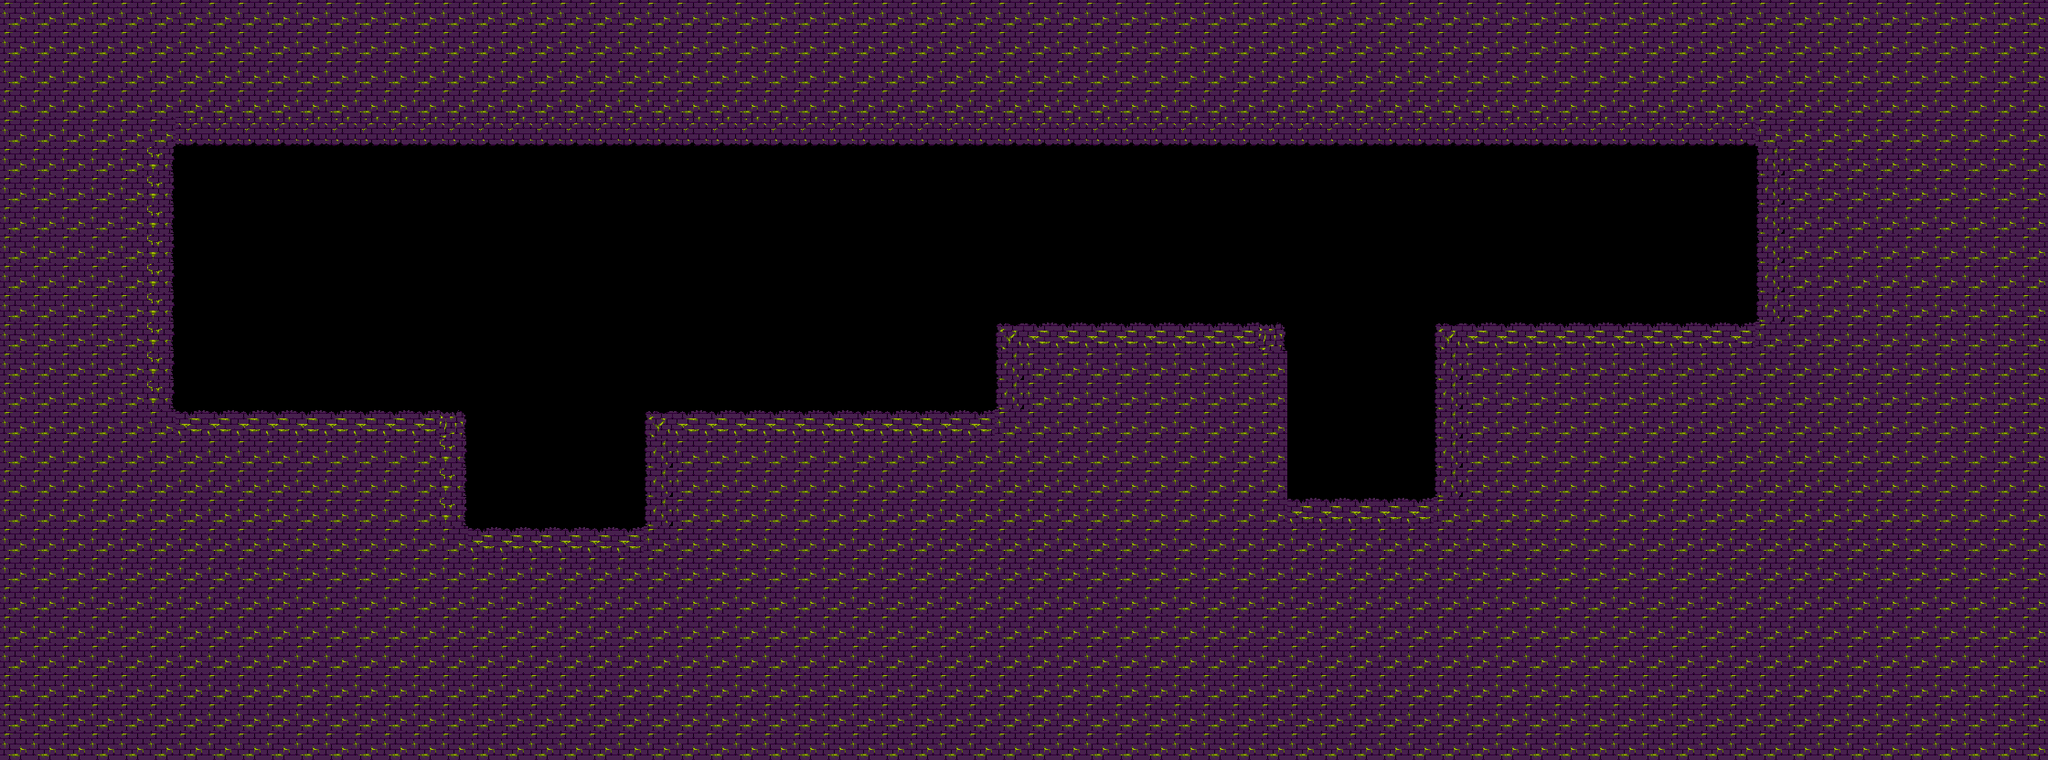

This is a level from a 2D game, rendered from its Tiled map with the project's own tilesets. A one-line summary and the complete map file follow:
An orthogonal 70x26 tile map with 32x32 px tiles, 1 tile layer (Capa de Patrones 1) and 15 objects.

<map version="1.0" orientation="orthogonal" renderorder="right-down" width="70" height="26" tilewidth="32" tileheight="32" nextobjectid="1">
 <tileset firstgid="1" name="Titles suelo2" tilewidth="32" tileheight="32" tilecount="24" columns="6">
  <image source="../Tilesets/Titles suelo2.png" trans="ff00ff" width="192" height="128" />
  <tile id="0">
   <objectgroup draworder="index">
    <object id="0" x="0" y="0" width="32" height="32" />
   </objectgroup>
  </tile>
  <tile id="1">
   <objectgroup draworder="index">
    <object id="0" x="0" y="0" width="32" height="32" />
   </objectgroup>
  </tile>
  <tile id="2">
   <objectgroup draworder="index">
    <object id="0" x="0" y="0" width="32" height="32" />
   </objectgroup>
  </tile>
  <tile id="3">
   <objectgroup draworder="index">
    <object id="0" x="0" y="0" width="32" height="32" />
   </objectgroup>
  </tile>
  <tile id="4">
   <objectgroup draworder="index">
    <object id="0" x="0" y="0" width="32" height="32" />
   </objectgroup>
  </tile>
  <tile id="5">
   <objectgroup draworder="index">
    <object id="0" x="0" y="0" width="32" height="32" />
   </objectgroup>
  </tile>
  <tile id="6">
   <objectgroup draworder="index">
    <object id="0" x="0" y="0" width="32" height="32" />
   </objectgroup>
  </tile>
  <tile id="7">
   <objectgroup draworder="index">
    <object id="0" x="0" y="0" width="32" height="32" />
   </objectgroup>
  </tile>
  <tile id="8">
   <objectgroup draworder="index">
    <object id="0" x="0" y="0" width="32" height="32" />
   </objectgroup>
  </tile>
  <tile id="9">
   <objectgroup draworder="index">
    <object id="0" x="0" y="0" width="32" height="32" />
   </objectgroup>
  </tile>
  <tile id="11">
   <objectgroup draworder="index">
    <object id="0" x="0" y="0" width="32" height="32" />
   </objectgroup>
  </tile>
  <tile id="12">
   <objectgroup draworder="index">
    <object id="0" x="0" y="0" width="32" height="32" />
   </objectgroup>
  </tile>
  <tile id="13">
   <objectgroup draworder="index">
    <object id="0" x="0" y="0" width="32" height="32" />
   </objectgroup>
  </tile>
  <tile id="14">
   <objectgroup draworder="index">
    <object id="0" x="0" y="0" width="32" height="32" />
   </objectgroup>
  </tile>
  <tile id="16">
   <objectgroup draworder="index">
    <object id="0" x="0" y="0" width="32" height="32" />
   </objectgroup>
  </tile>
 </tileset>
 <layer name="Capa de Patrones 1" width="70" height="26">
  <data encoding="csv">
8,8,8,8,8,8,8,8,8,8,8,8,8,8,8,8,8,8,8,8,8,8,8,8,8,8,8,8,8,8,8,8,8,8,8,8,8,8,8,8,8,8,8,8,8,8,8,8,8,8,8,8,8,8,8,8,8,8,8,8,8,8,8,8,8,8,8,8,8,8,
8,8,8,8,8,8,8,8,8,8,8,8,8,8,8,8,8,8,8,8,8,8,8,8,8,8,8,8,8,8,8,8,8,8,8,8,8,8,8,8,8,8,8,8,8,8,8,8,8,8,8,8,8,8,8,8,8,8,8,8,8,8,8,8,8,8,8,8,8,8,
8,8,8,8,8,8,8,8,8,8,8,8,8,8,8,8,8,8,8,8,8,8,8,8,8,8,8,8,8,8,8,8,8,8,8,8,8,8,8,8,8,8,8,8,8,8,8,8,8,8,8,8,8,8,8,8,8,8,8,8,8,8,8,8,8,8,8,8,8,8,
8,8,8,8,8,8,8,8,8,8,8,8,8,8,8,8,8,8,8,8,8,8,8,8,8,8,8,8,8,8,8,8,8,8,8,8,8,8,8,8,8,8,8,8,8,8,8,8,8,8,8,8,8,8,8,8,8,8,8,8,8,8,8,8,8,8,8,8,8,8,
8,8,8,8,8,8,14,14,14,14,14,14,14,14,14,14,14,14,14,14,14,14,14,14,14,14,14,14,14,14,14,14,14,14,14,14,14,14,14,14,14,14,14,14,14,14,14,14,14,14,14,14,14,14,14,14,14,14,14,14,8,8,8,8,8,8,8,8,8,8,
8,8,8,8,8,9,0,0,0,0,0,0,0,0,0,0,0,0,0,0,0,0,0,0,0,0,0,0,0,0,0,0,0,0,0,0,0,0,0,0,0,0,0,0,0,0,0,0,0,0,0,0,0,0,0,0,0,0,0,0,7,8,8,8,8,8,8,8,8,8,
8,8,8,8,8,9,0,0,0,0,0,0,0,0,0,0,0,0,0,0,0,0,0,0,0,0,0,0,0,0,0,0,0,0,0,0,0,0,0,0,0,0,0,0,0,0,0,0,0,0,0,0,0,0,0,0,0,0,0,0,7,8,8,8,8,8,8,8,8,8,
8,8,8,8,8,9,0,0,0,0,0,0,0,0,0,0,0,0,0,0,0,0,0,0,0,0,0,0,0,0,0,0,0,0,0,0,0,0,0,0,0,0,0,0,0,0,0,0,0,0,0,0,0,0,0,0,0,0,0,0,7,8,8,8,8,8,8,8,8,8,
8,8,8,8,8,9,0,0,0,0,0,0,0,0,0,0,0,0,0,0,0,0,0,0,0,0,0,0,0,0,0,0,0,0,0,0,0,0,0,0,0,0,0,0,0,0,0,0,0,0,0,0,0,0,0,0,0,0,0,0,7,8,8,8,8,8,8,8,8,8,
8,8,8,8,8,9,0,0,0,0,0,0,0,0,0,0,0,0,0,0,0,0,0,0,0,0,0,0,0,0,0,0,0,0,0,0,0,0,0,0,0,0,0,0,0,0,0,0,0,0,0,0,0,0,0,0,0,0,0,0,7,8,8,8,8,8,8,8,8,8,
8,8,8,8,8,9,0,0,0,0,0,0,0,0,0,0,0,0,0,0,0,0,0,0,0,0,0,0,0,0,0,0,0,0,0,0,0,0,0,0,0,0,0,0,16,0,0,0,0,0,0,0,0,0,0,0,0,0,0,0,7,8,8,8,8,8,8,8,8,8,
8,8,8,8,8,9,0,0,0,0,0,0,0,0,0,0,0,0,0,0,0,0,0,0,0,0,0,0,0,0,0,0,0,0,1,2,2,2,2,2,2,2,2,3,16,16,16,16,16,1,2,2,2,2,2,2,2,2,2,2,8,8,8,8,8,8,8,8,8,8,
8,8,8,8,8,9,0,0,0,0,0,0,0,0,16,16,16,16,16,16,16,16,16,0,0,0,0,0,0,0,0,0,0,0,7,8,8,8,8,8,8,8,8,8,16,16,16,16,16,7,8,8,8,8,8,8,8,8,8,8,8,8,8,8,8,8,8,8,8,8,
8,8,8,8,8,9,0,0,0,0,0,0,0,0,0,0,16,16,16,16,16,16,16,0,0,0,0,0,0,0,0,0,0,0,7,8,8,8,8,8,8,8,8,8,16,16,16,16,16,7,8,8,8,8,8,8,8,8,8,8,8,8,8,8,8,8,8,8,8,8,
8,8,8,8,8,8,2,2,2,2,2,2,2,2,2,3,16,16,16,16,16,16,1,2,2,2,2,2,2,2,2,2,2,2,8,8,8,8,8,8,8,8,8,8,16,16,16,16,16,7,8,8,8,8,8,8,8,8,8,8,8,8,8,8,8,8,8,8,8,8,
8,8,8,8,8,8,8,8,8,8,8,8,8,8,8,9,16,16,16,16,16,16,7,8,8,8,8,8,8,8,8,8,8,8,8,8,8,8,8,8,8,8,8,8,16,16,16,16,16,7,8,8,8,8,8,8,8,8,8,8,8,8,8,8,8,8,8,8,8,8,
8,8,8,8,8,8,8,8,8,8,8,8,8,8,8,9,16,16,16,16,16,16,7,8,8,8,8,8,8,8,8,8,8,8,8,8,8,8,8,8,8,8,8,8,16,16,16,16,16,7,8,8,8,8,8,8,8,8,8,8,8,8,8,8,8,8,8,8,8,8,
8,8,8,8,8,8,8,8,8,8,8,8,8,8,8,9,16,16,16,16,16,16,7,8,8,8,8,8,8,8,8,8,8,8,8,8,8,8,8,8,8,8,8,8,2,2,2,2,2,8,8,8,8,8,8,8,8,8,8,8,8,8,8,8,8,8,8,8,8,8,
8,8,8,8,8,8,8,8,8,8,8,8,8,8,8,8,2,2,2,2,2,2,8,8,8,8,8,8,8,8,8,8,8,8,8,8,8,8,8,8,8,8,8,8,8,8,8,8,8,8,8,8,8,8,8,8,8,8,8,8,8,8,8,8,8,8,8,8,8,8,
8,8,8,8,8,8,8,8,8,8,8,8,8,8,8,8,8,8,8,8,8,8,8,8,8,8,8,8,8,8,8,8,8,8,8,8,8,8,8,8,8,8,8,8,8,8,8,8,8,8,8,8,8,8,8,8,8,8,8,8,8,8,8,8,8,8,8,8,8,8,
8,8,8,8,8,8,8,8,8,8,8,8,8,8,8,8,8,8,8,8,8,8,8,8,8,8,8,8,8,8,8,8,8,8,8,8,8,8,8,8,8,8,8,8,8,8,8,8,8,8,8,8,8,8,8,8,8,8,8,8,8,8,8,8,8,8,8,8,8,8,
8,8,8,8,8,8,8,8,8,8,8,8,8,8,8,8,8,8,8,8,8,8,8,8,8,8,8,8,8,8,8,8,8,8,8,8,8,8,8,8,8,8,8,8,8,8,8,8,8,8,8,8,8,8,8,8,8,8,8,8,8,8,8,8,8,8,8,8,8,8,
8,8,8,8,8,8,8,8,8,8,8,8,8,8,8,8,8,8,8,8,8,8,8,8,8,8,8,8,8,8,8,8,8,8,8,8,8,8,8,8,8,8,8,8,8,8,8,8,8,8,8,8,8,8,8,8,8,8,8,8,8,8,8,8,8,8,8,8,8,8,
8,8,8,8,8,8,8,8,8,8,8,8,8,8,8,8,8,8,8,8,8,8,8,8,8,8,8,8,8,8,8,8,8,8,8,8,8,8,8,8,8,8,8,8,8,8,8,8,8,8,8,8,8,8,8,8,8,8,8,8,8,8,8,8,8,8,8,8,8,8,
8,8,8,8,8,8,8,8,8,8,8,8,8,8,8,8,8,8,8,8,8,8,8,8,8,8,8,8,8,8,8,8,8,8,8,8,8,8,8,8,8,8,8,8,8,8,8,8,8,8,8,8,8,8,8,8,8,8,8,8,8,8,8,8,8,8,8,8,8,8,
8,8,8,8,8,8,8,8,8,8,8,8,8,8,8,8,8,8,8,8,8,8,8,8,8,8,8,8,8,8,8,8,8,8,8,8,8,8,8,8,8,8,8,8,8,8,8,8,8,8,8,8,8,8,8,8,8,8,8,8,8,8,8,8,8,8,8,8,8,8
</data>
 </layer>
</map>
